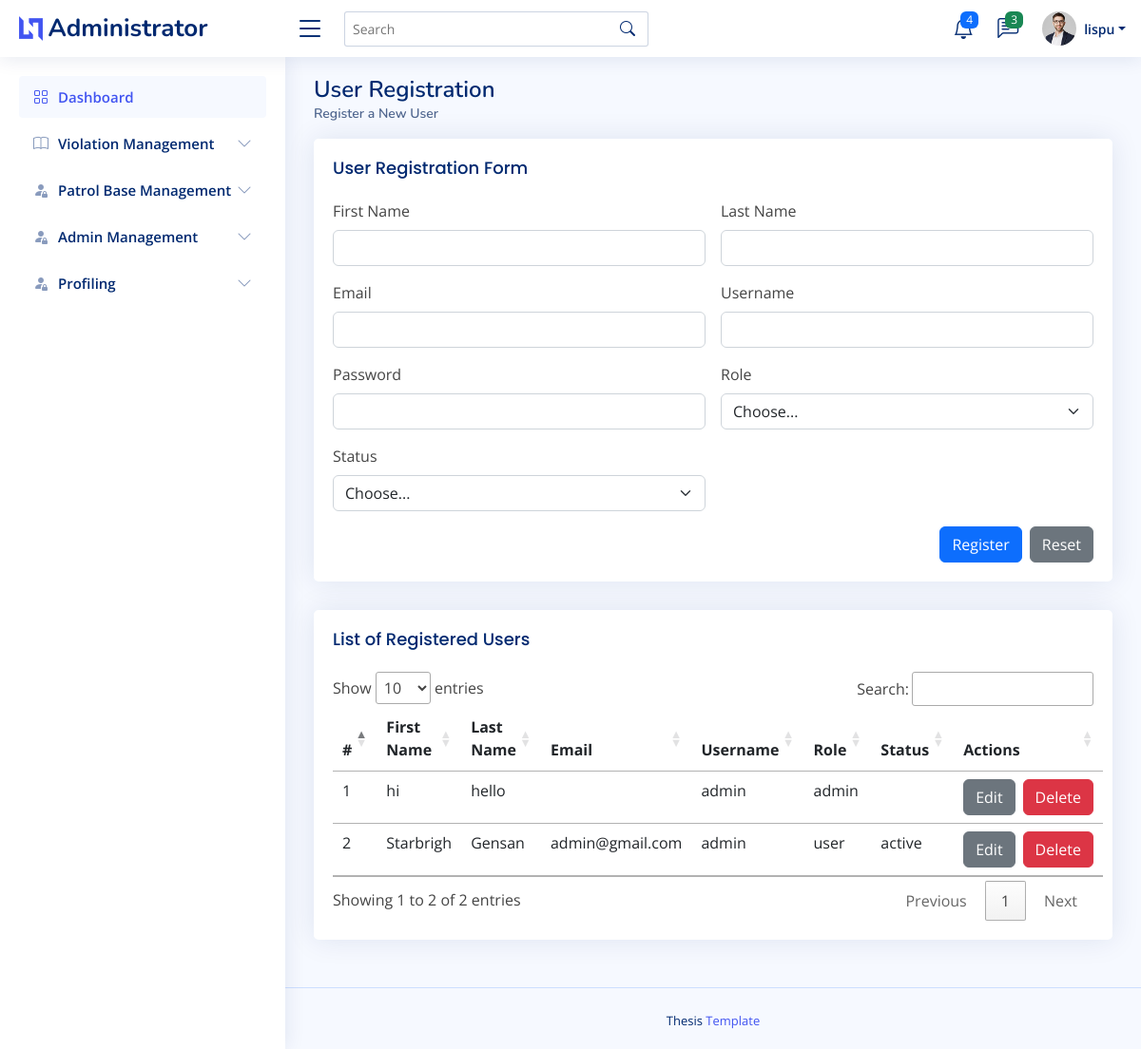
Page /admin/register_user.php (signed in) on the committed database.
### tables this page shows
CREATE TABLE `user_table`  (
  `user_id` int NOT NULL AUTO_INCREMENT,
  `firstname` varchar(255) NULL DEFAULT NULL,
  `lastname` varchar(255) NULL DEFAULT NULL,
  `role` varchar(255) NULL DEFAULT NULL,
  `username` varchar(255) NULL DEFAULT NULL,
  `password` varchar(255) NULL DEFAULT NULL,
  `date_registered` date NULL DEFAULT current_timestamp,
  `status` varchar(255) NULL DEFAULT NULL,
  `email` varchar(255) NULL DEFAULT NULL,
  PRIMARY KEY (`user_id`) USING BTREE
);

### admin/register_user.php (the view, shortened to what this page needs)
<?php
    include("admin_header.php");
?>
<body>
    <?php
        include("admin_topnav.php");
        include("admin_sidenav.php");
    ?>
    <main id="main" class="main">
        <div class="pagetitle">
            <h1>User Registration</h1>
            <nav>
                <ol class="breadcrumb">
                    <li class="breadcrumb-item active">Register a New User</li>
                </ol>
            </nav>
        </div>
        <section class="section">
            <div class="row">
                <div class="col-lg-12">
                    <div class="card">
                        <div class="card-body">
                            <h5 class="card-title">User Registration Form</h5>
                            <form class="row g-3" action="process/user_registration.php" method="POST">
                                <div class="col-md-6">
                                    <label for="first_name" class="form-label">First Name</label>
                                    <input type="text" class="form-control" id="first_name" name="first_name" required>
                                </div>
                                <div class="col-md-6">
                                    <label for="last_name" class="form-label">Last Name</label>
                                    <input type="text" class="form-control" id="last_name" name="last_name" required>
                                </div>
                                <div class="col-md-6">
                                    <label for="email" class="form-label">Email</label>
                                    <input type="email" class="form-control" id="email" name="email" required>
                                </div>
                                <div class="col-md-6">
                                    <label for="username" class="form-label">Username</label>
                                    <input type="text" class="form-control" id="username" name="username" required>
                                </div>
                                <div class="col-md-6">
                                    <label for="password" class="form-label">Password</label>
                                    <input type="password" class="form-control" id="password" name="password" required>
                                </div>
                                <div class="col-md-6">
                                    <label for="role" class="form-label">Role</label>
                                    <select id="role" name="role" class="form-select" required>
                                        <option selected disabled value="">Choose...</option>
                                    </select>
                                </div>
                                <div class="col-md-6">
                                    <label for="status" class="form-label">Status</label>
                                    <select id="status" name="status" class="form-select" required>
                                        <option selected disabled value="">Choose...</option>
                                    </select>
                                </div>
                                <div class="col-12 d-flex justify-content-end">
                                    <button type="submit" class="btn btn-primary me-2">Register</button>
                                    <button type="reset" class="btn btn-secondary">Reset</button>
                                </div>
                            </form>
                        </div>
                    </div>
                </div>
                <div class="col-lg-12">
                    <div class="card">
                        <div class="card-body">
                            <h5 class="card-title">List of Registered Users</h5>
                            <table class="table table-hover" id="user_datatable">
                                <thead>
                                    <tr>
                                        <th scope="col">#</th>
                                        <th scope="col">First Name</th>
                                        <th scope="col">Last Name</th>
                                        <th scope="col">Email</th>
                                        <th scope="col">Username</th>
                                        <th scope="col">Role</th>
                                        <th scope="col">Status</th>
                                        <th scope="col">Actions</th>
                                    </tr>
                                </thead>
                                <tbody>
                                    <?php
                                        $stmt = $connection->prepare("SELECT * FROM user_table");
                                        $stmt->execute();
                                        $result = $stmt->get_result();
                                        $count = 1;
                                        while($row = $result->fetch_assoc()) {
                                            echo "<tr>";
                                            echo "<td>".$count."</td>";
                                            echo "<td>".$row['firstname']."</td>";
                                            echo "<td>".$row['lastname']."</td>";
                                            echo "<td>".$row['email']."</td>";
                                            echo "<td>".$row['username']."</td>";
                                            echo "<td>".$row['role']."</td>";
                                            echo "<td>".$row['status']."</td>";
                                            echo "<td class='d-flex'>";
                                            echo "<a class='btn btn-secondary me-2' href='edit_user.php?user_id=" . htmlspecialchars($row['user_id']) . "'>Edit</a>";
                                            echo "<button class='btn btn-danger' data-toggle='modal' data-target='#deleteModal" . $row['user_id'] . "'>Delete</button>";
                                            echo "</td>";
                                            echo "</tr>";
                                            $count++;
                                        }
                                    ?>
                                </tbody>
                            </table>
                        </div>
                    </div>
                </div>
            </div>
        </section>
    </main>
    <?php
        include("admin_footer.php");
    ?>
</body>
</html>

### assets/css/style.css (style rules this page uses)
:root { scroll-behavior: smooth; }
body { font-family: "Open Sans", sans-serif; background: #f6f9ff; color: #444444; }
a { color: #4154f1; text-decoration: none; }
h1, h2, h3, h4, h5, h6 { font-family: "Nunito", sans-serif; }
#main { margin-top: 60px; padding: 20px 30px; transition: all 0.3s; }
.pagetitle { margin-bottom: 10px; }
.pagetitle h1 { font-size: 24px; margin-bottom: 0; font-weight: 600; color: #012970; }
.card { margin-bottom: 30px; border: none; border-radius: 5px; box-shadow: 0px 0 30px rgba(1, 41, 112, 0.1); }
.card-title { padding: 20px 0 15px 0; font-size: 18px; font-weight: 500; color: #012970; font-family: "Poppins", sans-serif; }
.card-body { padding: 0 20px 20px 20px; }
.breadcrumb { font-size: 14px; font-family: "Nunito", sans-serif; color: #899bbd; font-weight: 600; }
.breadcrumb .breadcrumb-item::before { color: #899bbd; }
.breadcrumb .active { color: #51678f; font-weight: 600; }
@media (min-width: 1200px) { #main, #footer { margin-left: 300px; } }

### rows in the picture
user_table: firstname "hi", lastname "hello", username "admin", role "admin"
user_table: firstname "Starbrigh", lastname "Gensan", email "admin@gmail.com", username "admin", role "user", status "active"

### other values in the picture
$_SESSION['username'] "lispu"
